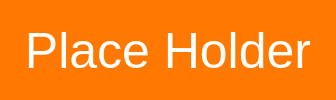
<?xml version="1.0" encoding="UTF-8"?>
<ui version="4.0">
 <class>MusicCollectionWidget</class>
 <widget class="QFrame" name="MusicCollectionWidget">
  <property name="geometry">
   <rect>
    <x>0</x>
    <y>0</y>
    <width>336</width>
    <height>100</height>
   </rect>
  </property>
  <property name="maximumSize">
   <size>
    <width>500</width>
    <height>100</height>
   </size>
  </property>
  <property name="windowTitle">
   <string>Music Collection Widget</string>
  </property>
  <property name="styleSheet">
   <string notr="true">QFrame{
	background-color: rgb(255, 120, 0);
	border-radius: 15px; 
}

QFrame:hover{
	background-color: rgb(26, 95, 180);
}</string>
  </property>
  <layout class="QGridLayout" name="gridLayout">
   <item row="1" column="1">
    <widget class="QLabel" name="CollectionTitle">
     <property name="styleSheet">
      <string notr="true">QLabel{
	color: rgb(255, 255, 255);
	font-size: 50px;
}</string>
     </property>
     <property name="frameShape">
      <enum>QFrame::NoFrame</enum>
     </property>
     <property name="text">
      <string>Place Holder</string>
     </property>
     <property name="alignment">
      <set>Qt::AlignCenter</set>
     </property>
    </widget>
   </item>
  </layout>
 </widget>
 <resources/>
 <connections/>
</ui>
